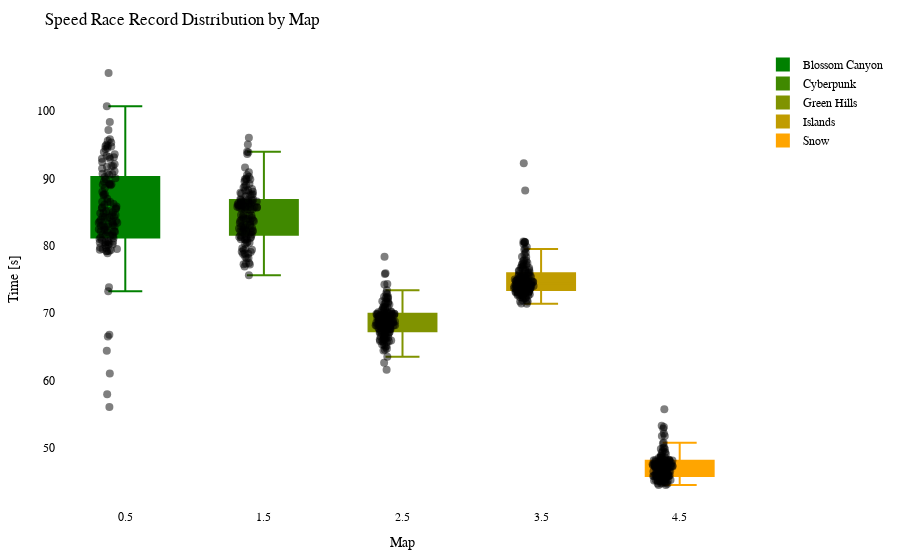

The code cell stored with this chart in its notebook:
### Code cell
import plotly.graph_objects as go
import plotly.io as pio

df = getRecordsDataframe(minigame="Wettrennen")

# Calculate the offset for centering the data points
num_columns = len(df.columns)
offset = 0.5

# Create a Swarm plot using Plotly
fig = go.Figure()

cmap = LinearSegmentedColormap.from_list("green_orange", ["green", "orange"])
colors = [to_hex(cmap(i / (num_columns - 1))) for i in range(num_columns)]

for i, (column, color) in enumerate(zip(df.columns, colors)):
    x_values = [i + offset] * len(df[column])  # Adjust x-values with offset for horizontal centering
    fig.add_trace(go.Box(x=x_values,
                         y=df[column],
                         name=column,
                         boxpoints='all',
                         pointpos=-0.5,  # Adjust point position to prevent overlapping
                         marker=dict(color='rgba(0,0,0,0.5)', size=8),  # Adjust marker color and size
                         line=dict(color=color),
                         fillcolor=color,
                         hovertext=df_to_html.index,
                         hoverinfo='name+text+y',
                         showlegend=True))

fig.update_layout(title="Speed Race Record Distribution by Map",
                  xaxis=dict(title="Map"),
                  yaxis=dict(title="Time [s]"),
                  showlegend=True,
                  font=dict(family="Arial", size=12, color="black"),  # Customize font
                  plot_bgcolor="white",  # Set background color
                  margin=dict(l=50, r=50, t=50, b=50),  # Adjust margins for better layout
                  )


pio.show(fig)

pio.write_html(fig, "out/wettr_swarm_plot.html")

### Figure 1 — Plotly figure (JSON) as saved in the notebook; plotly's stock layout.template omitted (floating-point values rounded to 4 significant figures; data arrays with more than 128 entries replaced by an {"elided": "..."} marker saying what was removed)
{"data": [{"boxpoints": "all", "fillcolor": "#008000", "hoverinfo": "name+text+y", "hovertext": {"elided": "146 str values"}, "line": {"color": "#008000"}, "marker": {"color": "rgba(0,0,0,0.5)", "size": 8}, "name": "Blossom Canyon", "pointpos": -0.5, "showlegend": true, "type": "box", "x": {"elided": "146 float values"}, "y": {"elided": "146 float values"}}, {"boxpoints": "all", "fillcolor": "#408900", "hoverinfo": "name+text+y", "hovertext": {"elided": "146 str values"}, "line": {"color": "#408900"}, "marker": {"color": "rgba(0,0,0,0.5)", "size": 8}, "name": "Cyberpunk", "pointpos": -0.5, "showlegend": true, "type": "box", "x": {"elided": "146 float values"}, "y": {"elided": "146 float values"}}, {"boxpoints": "all", "fillcolor": "#809300", "hoverinfo": "name+text+y", "hovertext": {"elided": "146 str values"}, "line": {"color": "#809300"}, "marker": {"color": "rgba(0,0,0,0.5)", "size": 8}, "name": "Green Hills", "pointpos": -0.5, "showlegend": true, "type": "box", "x": {"elided": "146 float values"}, "y": {"elided": "146 float values"}}, {"boxpoints": "all", "fillcolor": "#c09c00", "hoverinfo": "name+text+y", "hovertext": {"elided": "146 str values"}, "line": {"color": "#c09c00"}, "marker": {"color": "rgba(0,0,0,0.5)", "size": 8}, "name": "Islands", "pointpos": -0.5, "showlegend": true, "type": "box", "x": {"elided": "146 float values"}, "y": {"elided": "146 float values"}}, {"boxpoints": "all", "fillcolor": "#ffa500", "hoverinfo": "name+text+y", "hovertext": {"elided": "146 str values"}, "line": {"color": "#ffa500"}, "marker": {"color": "rgba(0,0,0,0.5)", "size": 8}, "name": "Snow", "pointpos": -0.5, "showlegend": true, "type": "box", "x": {"elided": "146 float values"}, "y": {"elided": "146 float values"}}], "layout": {"font": {"color": "black", "family": "Arial", "size": 12}, "margin": {"b": 50, "l": 50, "r": 50, "t": 50}, "plot_bgcolor": "white", "showlegend": true, "title": {"text": "Speed Race Record Distribution by Map"}, "xaxis": {"title": {"text": "Map"}}, "yaxis": {"title": {"text": "Time [s]"}}}}
